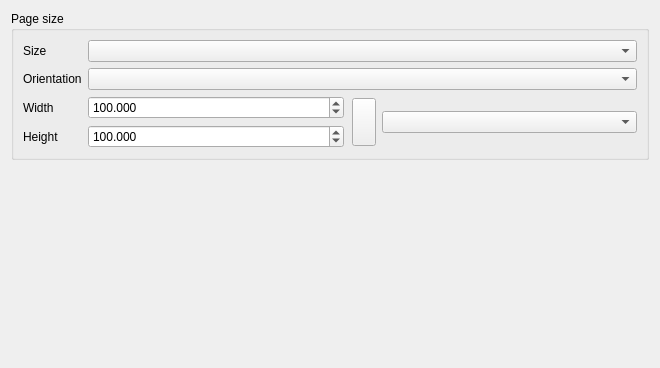
<?xml version="1.0" encoding="UTF-8"?>
<ui version="4.0">
 <class>QgsLayoutPagePropertiesWidget</class>
 <widget class="QWidget" name="QgsLayoutPagePropertiesWidget">
  <property name="geometry">
   <rect>
    <x>0</x>
    <y>0</y>
    <width>660</width>
    <height>368</height>
   </rect>
  </property>
  <property name="windowTitle">
   <string>New Item Properties</string>
  </property>
  <layout class="QGridLayout" name="gridLayout_2">
   <item row="3" column="1">
    <spacer name="verticalSpacer">
     <property name="orientation">
      <enum>Qt::Vertical</enum>
     </property>
     <property name="sizeHint" stdset="0">
      <size>
       <width>20</width>
       <height>40</height>
      </size>
     </property>
    </spacer>
   </item>
   <item row="2" column="0" colspan="3">
    <widget class="QGroupBox" name="groupBox">
     <property name="title">
      <string>Page size</string>
     </property>
     <layout class="QGridLayout" name="gridLayout" columnstretch="0,1">
      <item row="0" column="0">
       <widget class="QLabel" name="label_3">
        <property name="text">
         <string>Size</string>
        </property>
       </widget>
      </item>
      <item row="2" column="0">
       <widget class="QLabel" name="mWidthLabel">
        <property name="text">
         <string>Width</string>
        </property>
       </widget>
      </item>
      <item row="1" column="1">
       <widget class="QComboBox" name="mPageOrientationComboBox"/>
      </item>
      <item row="1" column="0">
       <widget class="QLabel" name="label_4">
        <property name="text">
         <string>Orientation</string>
        </property>
       </widget>
      </item>
      <item row="0" column="1">
       <widget class="QComboBox" name="mPageSizeComboBox"/>
      </item>
      <item row="3" column="0">
       <widget class="QLabel" name="mHeightLabel">
        <property name="text">
         <string>Height</string>
        </property>
       </widget>
      </item>
      <item row="2" column="1" rowspan="2">
       <layout class="QGridLayout" name="gridLayout_3" columnstretch="1,0,0,0,1">
        <item row="0" column="4" rowspan="2">
         <widget class="QgsLayoutUnitsComboBox" name="mSizeUnitsComboBox"/>
        </item>
        <item row="0" column="3" rowspan="2">
         <layout class="QHBoxLayout" name="_2">
          <property name="leftMargin">
           <number>2</number>
          </property>
          <property name="topMargin">
           <number>2</number>
          </property>
          <property name="rightMargin">
           <number>0</number>
          </property>
          <property name="bottomMargin">
           <number>2</number>
          </property>
          <item>
           <widget class="QgsRatioLockButton" name="mLockAspectRatio">
            <property name="sizePolicy">
             <sizepolicy hsizetype="Fixed" vsizetype="Expanding">
              <horstretch>0</horstretch>
              <verstretch>0</verstretch>
             </sizepolicy>
            </property>
            <property name="toolTip">
             <string>Lock aspect ratio (including while drawing extent onto canvas)</string>
            </property>
            <property name="leftMargin" stdset="0">
             <number>13</number>
            </property>
           </widget>
          </item>
         </layout>
        </item>
        <item row="0" column="0" colspan="3">
         <widget class="QgsDoubleSpinBox" name="mWidthSpin">
          <property name="suffix">
           <string/>
          </property>
          <property name="decimals">
           <number>3</number>
          </property>
          <property name="maximum">
           <double>9999999.000000000000000</double>
          </property>
          <property name="value">
           <double>100.000000000000000</double>
          </property>
          <property name="showClearButton" stdset="0">
           <bool>false</bool>
          </property>
         </widget>
        </item>
        <item row="1" column="0" colspan="3">
         <widget class="QgsDoubleSpinBox" name="mHeightSpin">
          <property name="suffix">
           <string/>
          </property>
          <property name="decimals">
           <number>3</number>
          </property>
          <property name="maximum">
           <double>9999999.000000000000000</double>
          </property>
          <property name="value">
           <double>100.000000000000000</double>
          </property>
          <property name="showClearButton" stdset="0">
           <bool>false</bool>
          </property>
         </widget>
        </item>
       </layout>
      </item>
     </layout>
    </widget>
   </item>
  </layout>
 </widget>
 <customwidgets>
  <customwidget>
   <class>QgsRatioLockButton</class>
   <extends>QToolButton</extends>
   <header>qgsratiolockbutton.h</header>
   <container>1</container>
  </customwidget>
  <customwidget>
   <class>QgsDoubleSpinBox</class>
   <extends>QDoubleSpinBox</extends>
   <header>qgsdoublespinbox.h</header>
  </customwidget>
  <customwidget>
   <class>QgsLayoutUnitsComboBox</class>
   <extends>QComboBox</extends>
   <header>qgslayoutunitscombobox.h</header>
  </customwidget>
 </customwidgets>
 <tabstops>
  <tabstop>mPageSizeComboBox</tabstop>
  <tabstop>mPageOrientationComboBox</tabstop>
  <tabstop>mWidthSpin</tabstop>
  <tabstop>mHeightSpin</tabstop>
  <tabstop>mLockAspectRatio</tabstop>
  <tabstop>mSizeUnitsComboBox</tabstop>
 </tabstops>
 <resources/>
 <connections/>
</ui>
